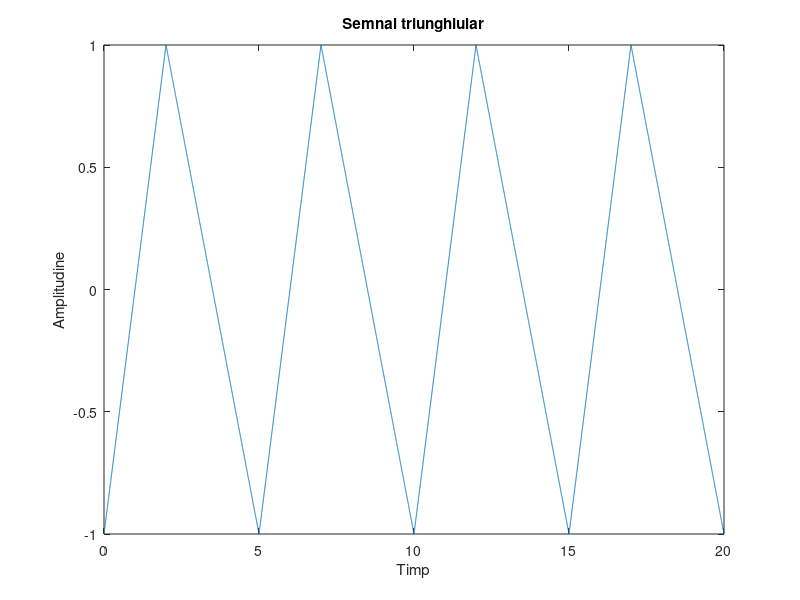

This figure's MATLAB source:
t=0:0.002:20;  %Alegem reprezentarea pe 4 perioade a semnalului, cu rezolutia de 2 ms
s=sawtooth((2*pi*0.2*t),0.4);  %functia care realizeaza semnalul. Parametrul WIDTH=0.4 asigura panta de 1 V/s
plot(t, s);
title ('Semnal triunghiular');
xlabel('Timp');
ylabel('Amplitudine');
